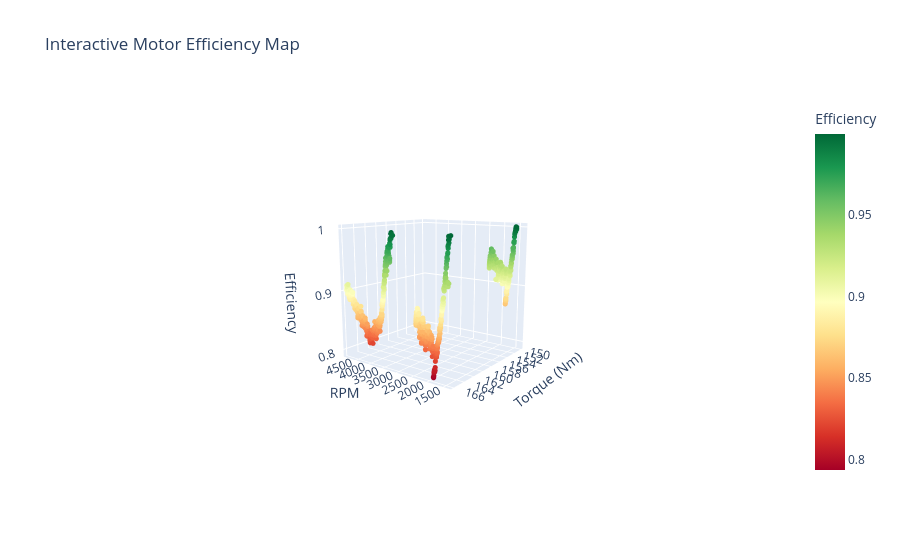

Notebook code cell kept with this figure:
### Code cell
def plot_interactive_efficiency(combined_df):
    fig = px.scatter_3d(
        combined_df, 
        x='Car.Data.Motor.MotorRPM', 
        y='Car.Data.Inverter.InverterCalculatedTorque', 
        z='eff',
        color='eff',
        color_continuous_scale='RdYlGn',
        title="Interactive Motor Efficiency Map",
        labels={'eff': 'Efficiency', 'Car.Data.Motor.MotorRPM': 'RPM', 'Car.Data.Inverter.InverterCalculatedTorque': 'Torque (Nm)'}
    )
    
    fig.update_traces(marker=dict(size=3))
    fig.show()

plot_interactive_efficiency(combined_df)

### Figure 1 — Plotly figure (JSON) as saved in the notebook; plotly's stock layout.template omitted (floating-point values rounded to 4 significant figures; data arrays with more than 128 entries replaced by an {"elided": "..."} marker saying what was removed)
{"data": [{"hovertemplate": "RPM=%{x}<br>Torque (Nm)=%{y}<br>Efficiency=%{marker.color}<extra></extra>", "legendgroup": "", "marker": {"color": {"elided": "965 float values"}, "coloraxis": "coloraxis", "size": 3, "symbol": "circle"}, "mode": "markers", "name": "", "scene": "scene", "showlegend": false, "type": "scatter3d", "x": {"elided": "965 float values"}, "y": {"elided": "965 float values"}, "z": {"elided": "965 float values"}}], "layout": {"autosize": true, "coloraxis": {"colorbar": {"title": {"text": "Efficiency"}}, "colorscale": [[0, "rgb(165,0,38)"], [0.1, "rgb(215,48,39)"], [0.2, "rgb(244,109,67)"], [0.3, "rgb(253,174,97)"], [0.4, "rgb(254,224,139)"], [0.5, "rgb(255,255,191)"], [0.6, "rgb(217,239,139)"], [0.7, "rgb(166,217,106)"], [0.8, "rgb(102,189,99)"], [0.9, "rgb(26,152,80)"], [1, "rgb(0,104,55)"]]}, "legend": {"tracegroupgap": 0}, "scene": {"aspectmode": "auto", "aspectratio": {"x": 1, "y": 1, "z": 1}, "camera": {"center": {"x": 0, "y": 0, "z": 0}, "eye": {"x": -2.067, "y": 2.733, "z": 0.7073}, "projection": {"type": "perspective"}, "up": {"x": 0, "y": 0, "z": 1}}, "domain": {"x": [0, 1], "y": [0, 1]}, "xaxis": {"title": {"text": "RPM"}, "type": "linear"}, "yaxis": {"title": {"text": "Torque (Nm)"}, "type": "linear"}, "zaxis": {"title": {"text": "Efficiency"}, "type": "linear"}}, "title": {"text": "Interactive Motor Efficiency Map"}}}
